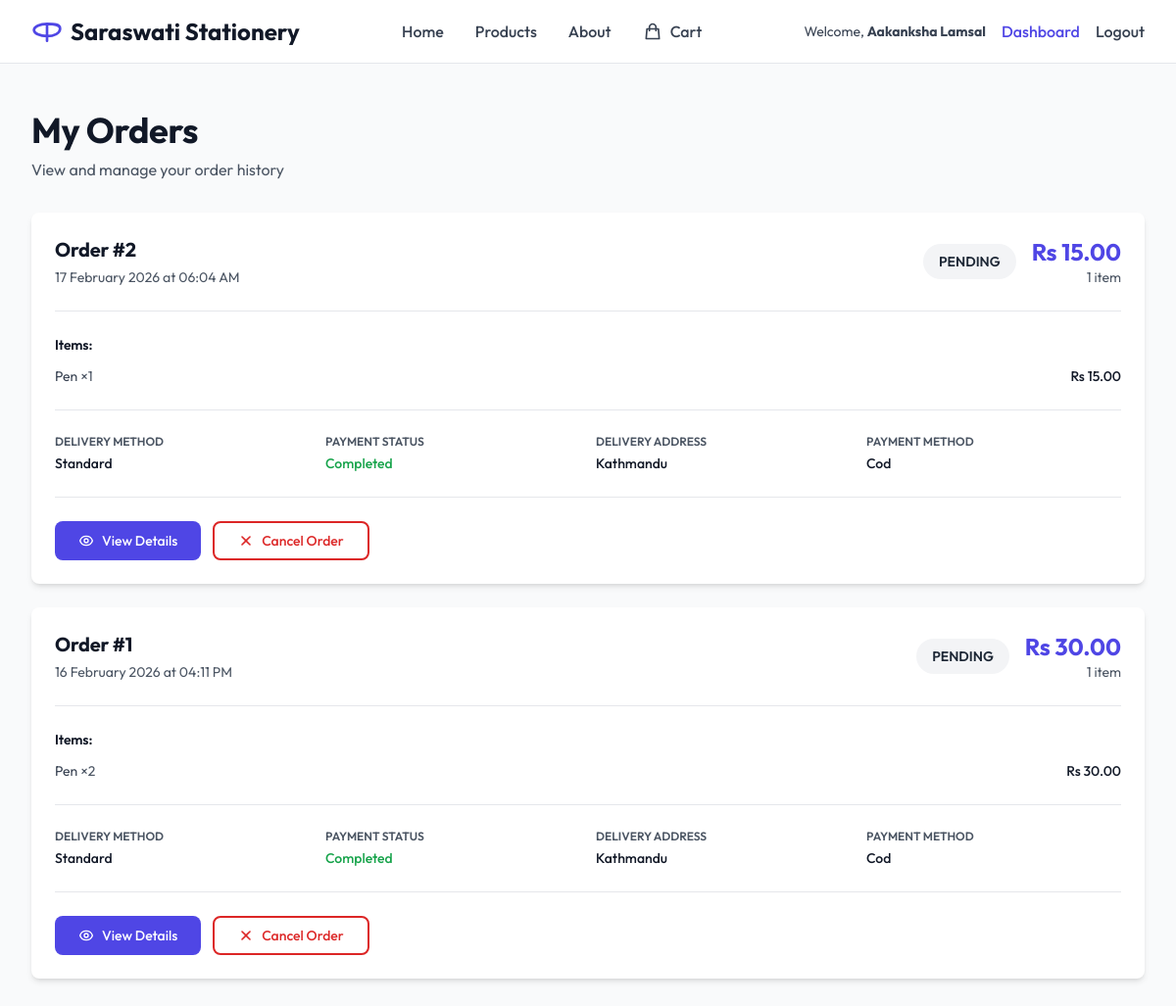
The page /my_orders (signed in) on the database its author committed.
### models.py (models this page shows, shortened)
class User(UserMixin, db.Model):
    id = db.Column(db.Integer, primary_key=True)
    username = db.Column(db.String(150), unique=True, nullable=False)
    email = db.Column(db.String(150), unique=True, nullable=False)
    password = db.Column(db.String(150), nullable=False)
    role = db.Column(db.String(50), default='customer') # 'admin' or 'customer'
    created_at = db.Column(db.DateTime, default=datetime.utcnow)
    sales = db.relationship('Sale', backref='user', lazy=True)
    loyalty_card = db.relationship('LoyaltyCard', backref='user', uselist=False, lazy=True)

class Order(db.Model):
    id = db.Column(db.Integer, primary_key=True)
    user_id = db.Column(db.Integer, db.ForeignKey('user.id'), nullable=False)
    email = db.Column(db.String(150), nullable=False)
    phone = db.Column(db.String(20), nullable=False)
    full_name = db.Column(db.String(200), nullable=False)
    address = db.Column(db.Text, nullable=False)
    city = db.Column(db.String(100), nullable=False)
    postal_code = db.Column(db.String(10), nullable=False)
    subtotal = db.Column(db.Float, nullable=False)
    delivery_charge = db.Column(db.Float, default=0)
    discount = db.Column(db.Float, default=0)
    total = db.Column(db.Float, nullable=False)
    delivery_option = db.Column(db.String(50), default='standard')  # 'standard', 'express', 'pickup'
    payment_method = db.Column(db.String(50), default='cod')  # 'cod', 'online', 'bank_transfer'
    payment_status = db.Column(db.String(50), default='pending')  # 'pending', 'completed', 'failed'
    order_status = db.Column(db.String(50), default='pending')  # 'pending', 'processing', 'shipped', 'delivered', 'cancelled'
    points_earned = db.Column(db.Integer, default=0)
    points_redeemed = db.Column(db.Integer, default=0)
    created_at = db.Column(db.DateTime, default=datetime.utcnow)
    updated_at = db.Column(db.DateTime, default=datetime.utcnow, onupdate=datetime.utcnow)
    user = db.relationship('User', backref='orders')
    items = db.relationship('OrderItem', backref='order', lazy=True, cascade='all, delete-orphan')

class OrderItem(db.Model):
    id = db.Column(db.Integer, primary_key=True)
    order_id = db.Column(db.Integer, db.ForeignKey('order.id'), nullable=False)
    product_id = db.Column(db.Integer, db.ForeignKey('product.id'), nullable=False)
    product_name = db.Column(db.String(200), nullable=False)
    product_price = db.Column(db.Float, nullable=False)
    quantity = db.Column(db.Integer, nullable=False, default=1)
    subtotal = db.Column(db.Float, nullable=False)
    product = db.relationship('Product', backref='order_items')

### app.py (the view)
@app.route('/my_orders')
@login_required
def my_orders():
    orders = Order.query.filter_by(user_id=current_user.id).order_by(Order.created_at.desc()).all()
    return render_template('my_orders.html', orders=orders)

### app.py (called while the page is built)
@login_manager.user_loader
def load_user(user_id):
    return User.query.get(int(user_id))

### templates/my_orders.html (shortened to what this page needs)
{% extends 'base.html' %}
{% block content %}
<div class="min-h-screen bg-gray-50 py-12 px-4 sm:px-6 lg:px-8">
  <div class="max-w-6xl mx-auto">
    <div class="mb-8">
      <h1 class="text-4xl font-bold text-gray-900">My Orders</h1>
      <p class="text-gray-600 mt-2">View and manage your order history</p>
    </div>
    {% if orders %}
    <div class="space-y-6">
      {% for order in orders %}
      <div class="bg-white rounded-lg shadow-md p-6 hover:shadow-lg transition">
        <div class="flex flex-col md:flex-row md:items-center md:justify-between mb-6 pb-6 border-b border-gray-200">
          <div>
            <h3 class="text-xl font-bold text-gray-900">Order #{{ order.id }}</h3>
            <p class="text-sm text-gray-600 mt-1">{{ order.created_at.strftime('%d %B %Y at %I:%M %p') }}</p>
          </div>
          <div class="mt-4 md:mt-0 flex items-center gap-4">
            <span class="inline-block px-4 py-2 rounded-full text-sm font-semibold
              {% if order.order_status == 'delivered' %}
                bg-green-100 text-green-800
              {% elif order.order_status == 'shipped' %}
                bg-blue-100 text-blue-800
              {% elif order.order_status == 'processing' %}
                bg-yellow-100 text-yellow-800
              {% elif order.order_status == 'cancelled' %}
                bg-red-100 text-red-800
              {% else %}
                bg-gray-100 text-gray-800
              {% endif %}
            ">
              {{ order.order_status.upper() }}
            </span>
            <div class="text-right">
              <p class="text-2xl font-bold text-indigo-600">Rs {{ "%.2f"|format(order.total) }}</p>
              <p class="text-sm text-gray-600">{{ order.items|length }} item{{ 's' if order.items|length != 1 else '' }}</p>
            </div>
          </div>
        </div>
        <div class="mb-6 pb-6 border-b border-gray-200">
          <h4 class="text-sm font-semibold text-gray-900 mb-3">Items:</h4>
          <div class="space-y-2">
            {% for item in order.items[:3] %}
            <div class="flex justify-between text-sm">
              <span class="text-gray-700">{{ item.product_name }} <span class="text-gray-600">×{{ item.quantity }}</span></span>
              <span class="font-medium text-gray-900">Rs {{ "%.2f"|format(item.subtotal) }}</span>
            </div>
            {% endfor %}
          </div>
        </div>
        <div class="grid grid-cols-1 md:grid-cols-4 gap-4 mb-6 pb-6 border-b border-gray-200">
          <div>
            <p class="text-xs text-gray-600 uppercase font-semibold">Delivery Method</p>
            <p class="text-sm font-medium text-gray-900 capitalize mt-1">{{ order.delivery_option }}</p>
          </div>
          <div>
            <p class="text-xs text-gray-600 uppercase font-semibold">Payment Status</p>
            <p class="text-sm font-medium
              {% if order.payment_status == 'completed' %}
                text-green-600
              {% elif order.payment_status == 'pending' %}
                text-yellow-600
              {% else %}
                text-red-600
              {% endif %}
            capitalize mt-1">{{ order.payment_status }}</p>
          </div>
          <div>
            <p class="text-xs text-gray-600 uppercase font-semibold">Delivery Address</p>
            <p class="text-sm font-medium text-gray-900 mt-1">{{ order.city }}</p>
          </div>
          <div>
            <p class="text-xs text-gray-600 uppercase font-semibold">Payment Method</p>
            <p class="text-sm font-medium text-gray-900 capitalize mt-1">{{ order.payment_method.replace('_', ' ') }}</p>
          </div>
        </div>
        <div class="flex gap-3">
          <a href="{{ url_for('order_confirmation', order_id=order.id) }}"
             class="inline-flex items-center gap-2 px-6 py-2 bg-indigo-600 text-white rounded-lg hover:bg-indigo-700 transition font-medium text-sm">
            View Details
          </a>
          {% if order.order_status == 'pending' %}
          <button onclick="alert('Cancel order feature coming soon!')"
                  class="inline-flex items-center gap-2 px-6 py-2 bg-white border-2 border-red-600 text-red-600 rounded-lg hover:bg-red-50 transition font-medium text-sm">
            <svg class="w-4 h-4" fill="currentColor" viewBox="0 0 20 20">
              <path fill-rule="evenodd" d="M4.293 4.293a1 1 0 011.414 0L10 8.586l4.293-4.293a1 1 0 111.414 1.414L11.414 10l4.293 4.293a1 1 0 01-1.414 1.414L10 11.414l-4.293 4.293a1 1 0 01-1.414-1.414L8.586 10 4.293 5.707a1 1 0 010-1.414z" clip-rule="evenodd"></path>
            </svg>
            Cancel Order
          </button>
          {% endif %}
        </div>
      </div>
      {% endfor %}
    </div>
    {% endif %}
  </div>
</div>
{% endblock %}

### templates/base.html (shortened to what this page needs)
<!DOCTYPE html>
<html lang="en">
<head>
  <script src="https://cdn.tailwindcss.com"></script>
  <link rel="stylesheet" href="{{ url_for('static', filename='style.css') }}">
  <link rel="stylesheet" href="https://cdnjs.cloudflare.com/ajax/libs/font-awesome/6.0.0/css/all.min.css">
</head>
<body class="bg-white">
  <nav class="bg-white border-b border-gray-200 sticky top-0 z-50">
    <div class="max-w-7xl mx-auto px-4 sm:px-6 lg:px-8">
      <div class="flex justify-between items-center h-16">
        <div class="flex items-center gap-2">
          <svg class="w-8 h-8 text-primary" fill="none" stroke="currentColor" viewBox="0 0 24 24">
            <path stroke-linecap="round" stroke-linejoin="round" stroke-width="2"
              d="M12 6.253v13m0-13C6.5 6.253 2 8.506 2 10.972S6.5 15.691 12 15.691s10-2.253 10-5.719S17.5 6.253 12 6.253z">
            </path>
          </svg>
          <span class="text-2xl font-bold text-gray-900">Saraswati Stationery</span>
        </div>
        <div class="hidden md:flex items-center gap-8">
          <a href="{{ url_for('home') }}" class="text-gray-700 hover:text-primary font-medium transition">Home</a>
          <a href="{{ url_for('products') }}"
            class="text-gray-700 hover:text-primary font-medium transition">Products</a>
          <a href="{{ url_for('about') }}" class="text-gray-700 hover:text-primary font-medium transition">About</a>
          <a href="{{ url_for('cart') }}"
            class="text-gray-700 hover:text-primary font-medium transition flex items-center gap-2">
            <svg class="w-5 h-5" fill="none" stroke="currentColor" viewBox="0 0 24 24">
              <path stroke-linecap="round" stroke-linejoin="round" stroke-width="2"
                d="M16 11V7a4 4 0 00-8 0v4M5 9h14l1 12H4L5 9z"></path>
            </svg>
            Cart
          </a>
        </div>
        <div class="flex items-center gap-4">
          {% if current_user.is_authenticated %}
          <div class="hidden sm:flex items-center gap-4">
            <span class="text-sm text-gray-700">Welcome, <strong>{{ current_user.username }}</strong></span>
            <a href="{{ url_for('dashboard') }}" class="text-primary hover:text-secondary font-medium">Dashboard</a>
            <a href="{{ url_for('logout') }}" class="text-gray-700 hover:text-red-600 font-medium">Logout</a>
          </div>
          {% else %}
          <div class="flex items-center gap-3">
            <a href="{{ url_for('login') }}" class="text-gray-700 hover:text-primary font-medium">Login</a>
            <a href="{{ url_for('register') }}"
              class="bg-primary text-white px-4 py-2 rounded-lg hover:bg-secondary transition font-medium">Register</a>
          </div>
          {% endif %}
        </div>
      </div>
    </div>
  </nav>
  <main>
    {% block content %}{% endblock %}
  </main>
</body>
</html>

### static/style.css (style rules this page uses)
:root { --primary: #4f46e5; --primary-hover: #4338ca; --primary-light: rgba(79, 70, 229, 0.1); --secondary: #7c3aed; --secondary-light: rgba(124, 58, 237, 0.1); --accent: #10b981; --accent-light: rgba(16, 185, 129, 0.1); --bg: #f9fafb; --bg-card: #ffffff; --text-main: #1e293b; --text-muted: #64748b; --border: #e2e8f0; --shadow-sm: 0 1px 2px 0 rgb(0 0 0 / 0.05); --shadow: 0 4px 6px -1px rgb(0 0 0 / 0.1), 0 2px 4px -2px rgb(0 0 0 / 0.1); --shadow-lg: 0 10px 15px -3px rgb(0 0 0 / 0.1), 0 4px 6px -4px rgb(0 0 0 / 0.1); --shadow-xl: 0 20px 25px -5px rgb(0 0 0 / 0.1), 0 8px 10px -6px rgb(0 0 0 / 0.1); --radius: 0.75rem; --radius-xl: 1rem; --transition: all 0.3s cubic-bezier(0.4, 0, 0.2, 1); }
*, *::before, *::after { margin: 0; padding: 0; box-sizing: border-box; }
body { font-family: 'Outfit', sans-serif; background-color: var(--bg); color: var(--text-main); line-height: 1.6; min-height: 100vh; overflow-x: hidden; -webkit-font-smoothing: antialiased; -moz-osx-font-smoothing: grayscale; }
h1, h2, h3, h4, h5, h6 { font-weight: 700; line-height: 1.2; letter-spacing: -0.01em; }
a { text-decoration: none; color: inherit; transition: var(--transition); }
.grid { display: grid; grid-template-columns: repeat(auto-fit, minmax(280px, 1fr)); gap: 2rem; }

### rows shown on the page
User: username "Aakanksha Lamsal"
Order: id "2", created_at "17 February 2026 at 06:04 AM", order_status "PENDING", total "15.00", items|length "1", delivery_option "Standard", payment_status "Completed", city "Kathmandu", payment_method.replace "Cod", shows "Cancel Order"
OrderItem: product_name "Pen", quantity "1", subtotal "15.00"
Order: id "1", created_at "16 February 2026 at 04:11 PM", order_status "PENDING", total "30.00", items|length "1", delivery_option "Standard", payment_status "Completed", city "Kathmandu", payment_method.replace "Cod", shows "Cancel Order"
OrderItem: product_name "Pen", quantity "2", subtotal "30.00"
